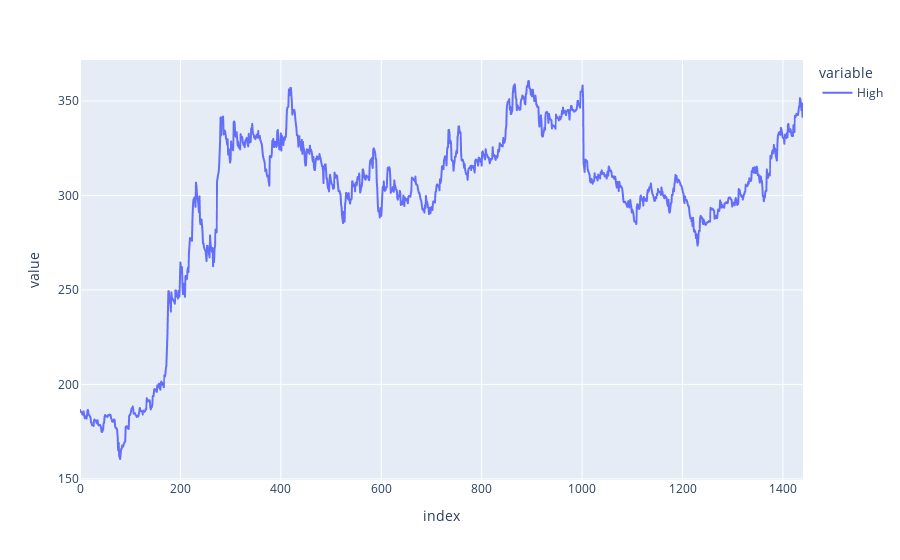
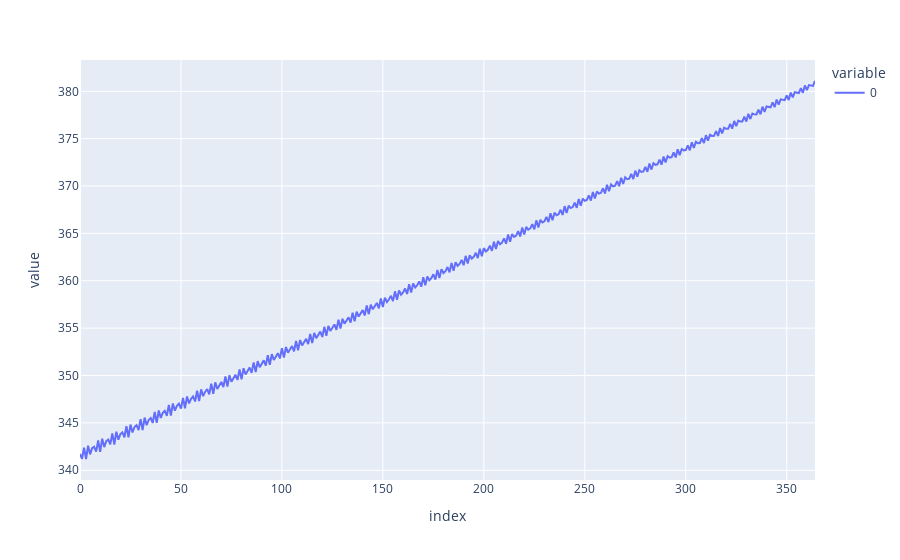

Notebook cell for these charts, in order:
### Code cell
fig = px.line(df)
fig.show()
fig = px.line(fc)
fig.show()

### Figure 1 — Plotly figure (JSON) as saved in the notebook; plotly's stock layout.template omitted (floating-point values rounded to 4 significant figures; data arrays with more than 128 entries replaced by an {"elided": "..."} marker saying what was removed)
{"data": [{"hovertemplate": "variable=High<br>index=%{x}<br>value=%{y}<extra></extra>", "legendgroup": "High", "line": {"color": "#636efa", "dash": "solid"}, "marker": {"symbol": "circle"}, "mode": "lines", "name": "High", "showlegend": true, "type": "scattergl", "x": {"elided": "1441 int values"}, "xaxis": "x", "y": {"elided": "1441 float values"}, "yaxis": "y"}], "layout": {"legend": {"title": {"text": "variable"}, "tracegroupgap": 0}, "margin": {"t": 60}, "xaxis": {"anchor": "y", "domain": [0, 1], "title": {"text": "index"}}, "yaxis": {"anchor": "x", "domain": [0, 1], "title": {"text": "value"}}}}

### Figure 2 — Plotly figure (JSON) as saved in the notebook; plotly's stock layout.template omitted (floating-point values rounded to 4 significant figures; data arrays with more than 128 entries replaced by an {"elided": "..."} marker saying what was removed)
{"data": [{"hovertemplate": "variable=0<br>index=%{x}<br>value=%{y}<extra></extra>", "legendgroup": "0", "line": {"color": "#636efa", "dash": "solid"}, "marker": {"symbol": "circle"}, "mode": "lines", "name": "0", "orientation": "v", "showlegend": true, "type": "scatter", "x": {"elided": "365 int values"}, "xaxis": "x", "y": {"elided": "365 float values"}, "yaxis": "y"}], "layout": {"legend": {"title": {"text": "variable"}, "tracegroupgap": 0}, "margin": {"t": 60}, "xaxis": {"anchor": "y", "domain": [0, 1], "title": {"text": "index"}}, "yaxis": {"anchor": "x", "domain": [0, 1], "title": {"text": "value"}}}}
